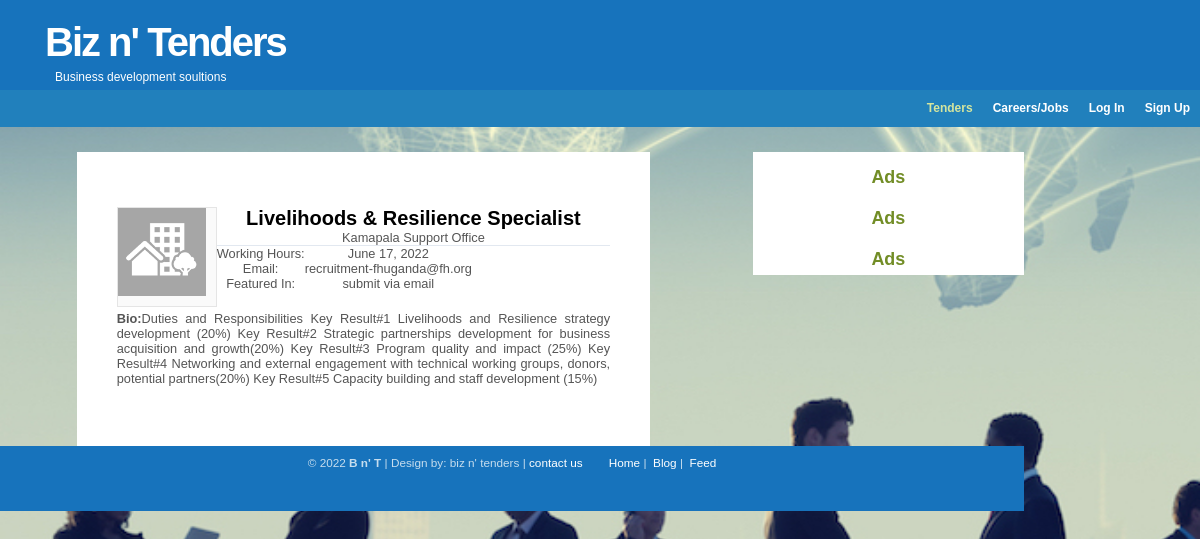
/advert/28/, run on the app's committed database.
### advert/models.py (models this page shows, shortened)
class Advert(models.Model):
	image = models.ImageField(default= 'default_business.jpg', upload_to = 'business_pics')
	name = models.CharField(max_length=100)
	address = models.CharField(max_length=100)
	email = models.EmailField()
	products = models.ManyToManyField('Item')
	hours = models.CharField(max_length=100, default= 'date')
	details = models.TextField()
	date_posted = models.DateTimeField(auto_now_add= True)
	author = models.ForeignKey(User, on_delete = models.CASCADE)

class Item(models.Model):
    item = models.CharField(max_length=30)
    def __str__(self):
    	return self.item

### advert/views.py (the view)
# urls.py: path('<int:pk>/', AdvertDetailView.as_view(), name='advert-detail'),
class AdvertDetailView(DetailView):
	model = Advert
	context_object_name = 'advert'

### advert/templates/advert/advert_detail.html (shortened to what this page needs)
{% extends "post/base.html" %}
{% block content %}
{% load static %}
<div id="content-wrap">
  <div id="sidebar">
    <h1>Ads</h1>
    <h1>Ads</h1>
    <h1>Ads</h1>
  </div>
<div id="main"> <a name="TemplateInfo"></a>
  <section class="advert-page">
<div >
    <br>
	  <img src="{{ advert.image.url }}" style="height: 100px;width: 100px;padding: 0px 10px 10px 0px" align="left">
      <div>
        <b style="color: black;font-size: 20px">{{ advert.name }}</b>
        <br>
        {{ advert.address }}
        <hr>
      </div>
      <table>
        <tr>
          <td>
            Working Hours:
          </td>
          <td class="second-dat">
            {{ advert.hours }}
          </td>
        </tr>
        <tr>
          <tr>
          <td>
            Email:
          </td>
          <td class="second-dat">
            {{ advert.email }}
          </td>
        </tr>
        <tr>
          <td>
            Featured In:
          </td>
          <td class="second-dat">
              {% for product in advert.products.all %}
                {{ product }}
              {% endfor %}
          </td>
        </tr>
       </table>
<div class="advert-details">
  <b>Bio:</b>{{ advert.details }}</p>
</div>
</div>
{% endblock content %}

### post/static/main.css (style rules this page uses)
* { margin: 0; padding: 0; }
body { background: white; font: 80% Verdana, Tahoma, arial, sans-serif; color: #555; text-align: center; }
*, *:before, *:after { margin: 0; padding: 0; box-sizing: inherit; }
html { box-sizing: border-box; font-family: "Roboto", sans-serif; -webkit-font-smoothing: antialiased; }
h1, h2, h3 { font-family: 'Trebuchet MS', Tahoma, Sans-serif; font-weight: Bold; }
h1 { font-size: 130%; }
img { background: #FAFAFA; border: 1px solid #E5E5E5; padding: 5px; }
h1, h2, h3, p { padding: 10px; margin: 0; }
#content-wrap { clear: both; width: 100%; padding: 0; margin: 10px auto; }
#main { float: left; width: 70%; padding: 0; margin: 0 0 0 5px; display: inline; }
#sidebar { float: right; width: 26.5%; padding: 0; margin: 0; color: #68774A; background-color:white; }
#sidebar h1 { margin-top: 10px; padding: 5px 5px; font: bold 1.4em 'Trebuchet MS', Tahoma, Sans-serif; color: #728D26; }
img { height: auto; max-width: 100%; vertical-align: middle; }
.advert-page { background-color: #fff; margin-left: 10%; margin-right: 10%; padding: 40px; }
.advert-details { padding-top: 20px; text-align: justify; }

### data on the page
Advert: image (placeholder picture), name "Livelihoods & Resilience Specialist", address "Kamapala Support Office", hours "June 17, 2022", email "recruitment-fhuganda@fh.org", details "Duties and Responsibilities Key Result#1 Livelihoods and Resilience strategy development (20%) Key Result#2 Strategic partnerships development for business acquisition and growth(20%) Key Result#3 Program quality and impact (25%) Key Result#4 Networking and external engagement with technical working groups, donors, potential partners(20%) Key Result#5 Capacity building and staff development (15%)"
Item: item "submit via email"
